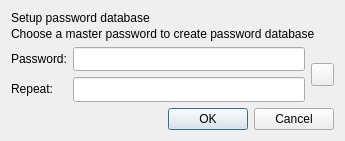
<?xml version="1.0" encoding="UTF-8"?>
<ui version="4.0">
 <class>CreatePasswordDialogClass</class>
 <widget class="QDialog" name="CreatePasswordDialogClass">
  <property name="geometry">
   <rect>
    <x>0</x>
    <y>0</y>
    <width>345</width>
    <height>141</height>
   </rect>
  </property>
  <property name="sizePolicy">
   <sizepolicy hsizetype="Fixed" vsizetype="Preferred">
    <horstretch>0</horstretch>
    <verstretch>0</verstretch>
   </sizepolicy>
  </property>
  <property name="minimumSize">
   <size>
    <width>345</width>
    <height>90</height>
   </size>
  </property>
  <property name="maximumSize">
   <size>
    <width>16777215</width>
    <height>200</height>
   </size>
  </property>
  <property name="windowTitle">
   <string>Setup password database</string>
  </property>
  <layout class="QFormLayout" name="formLayout_2">
   <property name="fieldGrowthPolicy">
    <enum>QFormLayout::AllNonFixedFieldsGrow</enum>
   </property>
   <item row="0" column="0" colspan="2">
    <layout class="QVBoxLayout" name="verticalLayout">
     <property name="spacing">
      <number>2</number>
     </property>
     <item>
      <widget class="QLabel" name="label_2">
       <property name="text">
        <string>Setup password database</string>
       </property>
      </widget>
     </item>
     <item>
      <widget class="QLabel" name="label">
       <property name="text">
        <string>Choose a master password to create password database</string>
       </property>
      </widget>
     </item>
    </layout>
   </item>
   <item row="1" column="0" colspan="2">
    <layout class="QHBoxLayout" name="horizontalLayout">
     <item>
      <layout class="QFormLayout" name="formLayout">
       <item row="0" column="0">
        <widget class="QLabel" name="textLabel1">
         <property name="sizePolicy">
          <sizepolicy hsizetype="Maximum" vsizetype="Preferred">
           <horstretch>0</horstretch>
           <verstretch>0</verstretch>
          </sizepolicy>
         </property>
         <property name="text">
          <string>Password:</string>
         </property>
        </widget>
       </item>
       <item row="0" column="1">
        <widget class="QLineEdit" name="EditPassword">
         <property name="font">
          <font>
           <family>Serif</family>
          </font>
         </property>
         <property name="echoMode">
          <enum>QLineEdit::Password</enum>
         </property>
        </widget>
       </item>
       <item row="1" column="0">
        <widget class="QLabel" name="textLabel1_2">
         <property name="sizePolicy">
          <sizepolicy hsizetype="Maximum" vsizetype="Preferred">
           <horstretch>0</horstretch>
           <verstretch>0</verstretch>
          </sizepolicy>
         </property>
         <property name="text">
          <string>Repeat:</string>
         </property>
        </widget>
       </item>
       <item row="1" column="1">
        <widget class="QLineEdit" name="EditPasswordRepeat">
         <property name="font">
          <font>
           <family>Serif</family>
          </font>
         </property>
         <property name="echoMode">
          <enum>QLineEdit::Password</enum>
         </property>
        </widget>
       </item>
      </layout>
     </item>
     <item>
      <widget class="QPushButton" name="Button_HidePassword">
       <property name="sizePolicy">
        <sizepolicy hsizetype="Preferred" vsizetype="Fixed">
         <horstretch>0</horstretch>
         <verstretch>0</verstretch>
        </sizepolicy>
       </property>
       <property name="minimumSize">
        <size>
         <width>23</width>
         <height>23</height>
        </size>
       </property>
       <property name="maximumSize">
        <size>
         <width>23</width>
         <height>23</height>
        </size>
       </property>
       <property name="text">
        <string/>
       </property>
       <property name="icon">
        <iconset resource="res/resource.qrc">
         <normaloff>:/icons/sd_010_btn_view.png</normaloff>:/icons/sd_010_btn_view.png</iconset>
       </property>
       <property name="checkable">
        <bool>true</bool>
       </property>
       <property name="checked">
        <bool>false</bool>
       </property>
      </widget>
     </item>
    </layout>
   </item>
   <item row="2" column="1">
    <widget class="QDialogButtonBox" name="buttonBox">
     <property name="orientation">
      <enum>Qt::Horizontal</enum>
     </property>
     <property name="standardButtons">
      <set>QDialogButtonBox::Cancel|QDialogButtonBox::Ok</set>
     </property>
    </widget>
   </item>
  </layout>
 </widget>
 <layoutdefault spacing="6" margin="11"/>
 <tabstops>
  <tabstop>EditPassword</tabstop>
  <tabstop>EditPasswordRepeat</tabstop>
  <tabstop>Button_HidePassword</tabstop>
  <tabstop>buttonBox</tabstop>
 </tabstops>
 <resources>
  <include location="res/resource.qrc"/>
 </resources>
 <connections/>
</ui>
